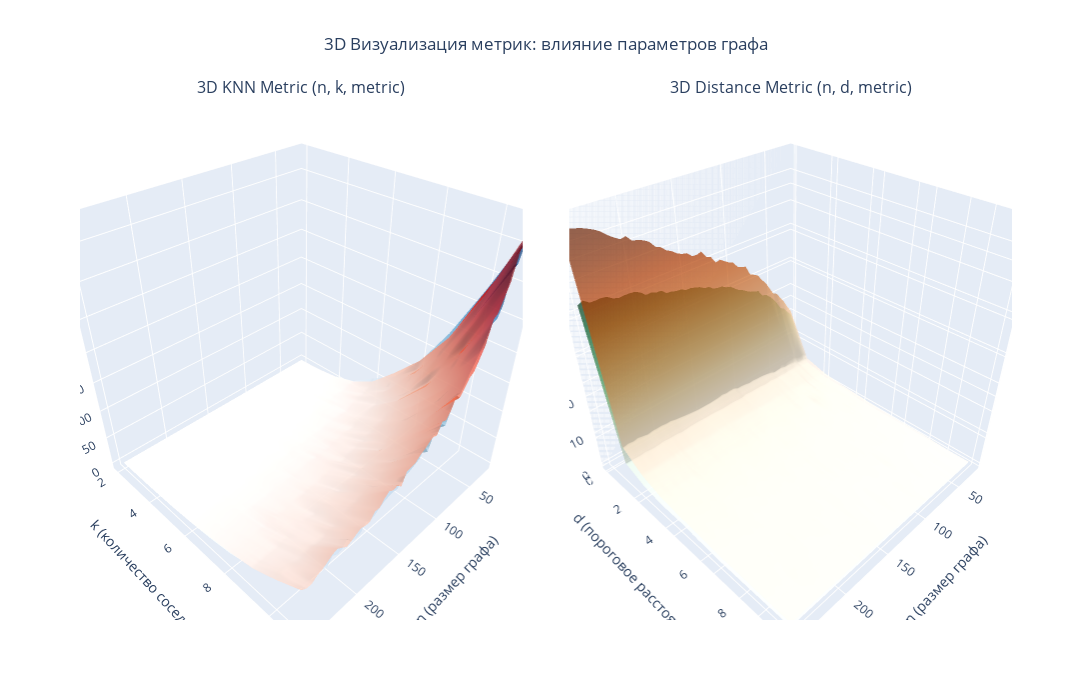

Source (notebook cell):
### Code cell
N_knn: np.ndarray
K_knn: np.ndarray
N_knn, K_knn = np.meshgrid(n, k, indexing="ij")
knn_f_array: np.ndarray = np.array(knn_f)
knn_h_array: np.ndarray = np.array(knn_h)

N_dist: np.ndarray
D_dist: np.ndarray
N_dist, D_dist = np.meshgrid(n, d, indexing="ij")
dist_f_array: np.ndarray = np.array(dist_f)
dist_h_array: np.ndarray = np.array(dist_h)

fig = make_subplots(
    rows=1,
    cols=2,
    specs=[[{"type": "surface"}, {"type": "surface"}]],
    subplot_titles=(
        "3D KNN Metric (n, k, metric)",
        "3D Distance Metric (n, d, metric)",
    ),
    horizontal_spacing=0.05,
)

fig.add_trace(
    go.Surface(
        x=N_knn,
        y=K_knn,
        z=knn_f_array,
        name="KNN f",
        colorscale="Blues",
        opacity=0.7,
        showscale=False,
    ),
    row=1,
    col=1,
)

fig.add_trace(
    go.Surface(
        x=N_knn,
        y=K_knn,
        z=knn_h_array,
        name="KNN h",
        colorscale="Reds",
        opacity=0.7,
        showscale=False,
    ),
    row=1,
    col=1,
)

fig.add_trace(
    go.Surface(
        x=N_dist,
        y=D_dist,
        z=dist_f_array,
        name="Distance f",
        colorscale="Greens",
        opacity=0.7,
        showscale=False,
    ),
    row=1,
    col=2,
)

fig.add_trace(
    go.Surface(
        x=N_dist,
        y=D_dist,
        z=dist_h_array,
        name="Distance h",
        colorscale="Oranges",
        opacity=0.7,
        showscale=False,
    ),
    row=1,
    col=2,
)

fig.update_layout(
    scene=dict(
        xaxis_title="n (размер графа)",
        yaxis_title="k (количество соседей)",
        zaxis_title="KNN Metric Value",
        camera=dict(eye=dict(x=1.2, y=1.2, z=1.2)),
    ),
    scene2=dict(
        xaxis_title="n (размер графа)",
        yaxis_title="d (пороговое расстояние)",
        zaxis_title="Distance Metric Value",
        camera=dict(eye=dict(x=1.2, y=1.2, z=1.2)),
    ),
    title_text="3D Визуализация метрик: влияние параметров графа",
    title_x=0.5,
    width=1400,
    height=700,
    showlegend=True,
    legend=dict(yanchor="top", y=0.99, xanchor="left", x=0.01),
)

fig.show()

### Figure 1 — Plotly figure (JSON) as saved in the notebook; plotly's stock layout.template omitted (floating-point values rounded to 4 significant figures; data arrays with more than 128 entries replaced by an {"elided": "..."} marker saying what was removed)
{"data": [{"colorscale": [[0, "rgb(247,251,255)"], [0.125, "rgb(222,235,247)"], [0.25, "rgb(198,219,239)"], [0.375, "rgb(158,202,225)"], [0.5, "rgb(107,174,214)"], [0.625, "rgb(66,146,198)"], [0.75, "rgb(33,113,181)"], [0.875, "rgb(8,81,156)"], [1, "rgb(8,48,107)"]], "name": "KNN f", "opacity": 0.7, "scene": "scene", "showscale": false, "type": "surface", "x": {"elided": "47x10 float values"}, "y": {"elided": "47x10 float values"}, "z": {"elided": "47x10 float values"}}, {"colorscale": [[0, "rgb(255,245,240)"], [0.125, "rgb(254,224,210)"], [0.25, "rgb(252,187,161)"], [0.375, "rgb(252,146,114)"], [0.5, "rgb(251,106,74)"], [0.625, "rgb(239,59,44)"], [0.75, "rgb(203,24,29)"], [0.875, "rgb(165,15,21)"], [1, "rgb(103,0,13)"]], "name": "KNN h", "opacity": 0.7, "scene": "scene", "showscale": false, "type": "surface", "x": {"elided": "47x10 float values"}, "y": {"elided": "47x10 float values"}, "z": {"elided": "47x10 float values"}}, {"colorscale": [[0, "rgb(247,252,245)"], [0.125, "rgb(229,245,224)"], [0.25, "rgb(199,233,192)"], [0.375, "rgb(161,217,155)"], [0.5, "rgb(116,196,118)"], [0.625, "rgb(65,171,93)"], [0.75, "rgb(35,139,69)"], [0.875, "rgb(0,109,44)"], [1, "rgb(0,68,27)"]], "name": "Distance f", "opacity": 0.7, "scene": "scene2", "showscale": false, "type": "surface", "x": {"elided": "47x10 float values"}, "y": {"elided": "47x10 float values"}, "z": {"elided": "47x10 float values"}}, {"colorscale": [[0, "rgb(255,245,235)"], [0.125, "rgb(254,230,206)"], [0.25, "rgb(253,208,162)"], [0.375, "rgb(253,174,107)"], [0.5, "rgb(253,141,60)"], [0.625, "rgb(241,105,19)"], [0.75, "rgb(217,72,1)"], [0.875, "rgb(166,54,3)"], [1, "rgb(127,39,4)"]], "name": "Distance h", "opacity": 0.7, "scene": "scene2", "showscale": false, "type": "surface", "x": {"elided": "47x10 float values"}, "y": {"elided": "47x10 float values"}, "z": {"elided": "47x10 float values"}}], "layout": {"annotations": [{"font": {"size": 16}, "showarrow": false, "text": "3D KNN Metric (n, k, metric)", "x": 0.2375, "xanchor": "center", "xref": "paper", "y": 1, "yanchor": "bottom", "yref": "paper"}, {"font": {"size": 16}, "showarrow": false, "text": "3D Distance Metric (n, d, metric)", "x": 0.7625, "xanchor": "center", "xref": "paper", "y": 1, "yanchor": "bottom", "yref": "paper"}], "height": 700, "legend": {"x": 0.01, "xanchor": "left", "y": 0.99, "yanchor": "top"}, "scene": {"camera": {"eye": {"x": 1.2, "y": 1.2, "z": 1.2}}, "domain": {"x": [0, 0.475], "y": [0, 1]}, "xaxis": {"title": {"text": "n (размер графа)"}}, "yaxis": {"title": {"text": "k (количество соседей)"}}, "zaxis": {"title": {"text": "KNN Metric Value"}}}, "scene2": {"camera": {"eye": {"x": 1.2, "y": 1.2, "z": 1.2}}, "domain": {"x": [0.525, 1], "y": [0, 1]}, "xaxis": {"title": {"text": "n (размер графа)"}}, "yaxis": {"title": {"text": "d (пороговое расстояние)"}}, "zaxis": {"title": {"text": "Distance Metric Value"}}}, "showlegend": true, "title": {"text": "3D Визуализация метрик: влияние параметров графа", "x": 0.5}, "width": 1400}}
